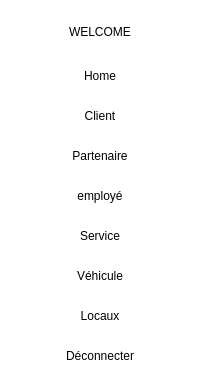
     <widget class="QWidget" name="widget" native="true">
      <property name="styleSheet">
       <string notr="true">background-color: rgb(255, 255, 255);
border-radius: 10px;</string>
      </property>
      <layout class="QVBoxLayout" name="verticalLayout">
       <item>
        <widget class="QFrame" name="frame_2">
         <property name="styleSheet">
          <string notr="true"/>
         </property>
         <property name="frameShape">
          <enum>QFrame::Shape::StyledPanel</enum>
         </property>
         <property name="frameShadow">
          <enum>QFrame::Shadow::Raised</enum>
         </property>
         <layout class="QHBoxLayout" name="horizontalLayout_2">
          <item>
           <widget class="QLabel" name="label_2">
            <property name="text">
             <string/>
            </property>
            <property name="pixmap">
             <pixmap resource="img.qrc">:/qt/carc.png</pixmap>
            </property>
           </widget>
          </item>
          <item>
           <widget class="QLabel" name="label">
            <property name="text">
             <string>WELCOME</string>
            </property>
           </widget>
          </item>
          <item>
           <widget class="QPushButton" name="pushButton_9">
            <property name="styleSheet">
             <string notr="true">QPushButton
{
background-color:rgb(255, 255, 255);
border-radius: 5px;
padding: 5px;
}

QPushButton:Hover {
				background-color: rgb(159, 159, 159);
				border-color: rgb(159, 159, 159);}</string>
            </property>
            <property name="text">
             <string/>
            </property>
            <property name="icon">
             <iconset resource="img.qrc">
              <normaloff>:/qt/format_justify_center.png</normaloff>:/qt/format_justify_center.png</iconset>
            </property>
           </widget>
          </item>
         </layout>
        </widget>
       </item>
       <item>
        <widget class="QPushButton" name="pushButtonhome">
         <property name="sizePolicy">
          <sizepolicy hsizetype="Preferred" vsizetype="Minimum">
           <horstretch>0</horstretch>
           <verstretch>0</verstretch>
          </sizepolicy>
         </property>
         <property name="styleSheet">
          <string notr="true">QPushButton
{
background-color:rgb(255, 255, 255);
border-radius: 10px;
padding: 10px;
}

QPushButton:Hover {
				background-color: rgb(159, 159, 159);
				border-color: rgb(159, 159, 159);}
</string>
         </property>
         <property name="text">
          <string>Home</string>
         </property>
         <property name="icon">
          <iconset resource="img.qrc">
           <normaloff>:/qt/1.png</normaloff>:/qt/1.png</iconset>
         </property>
        </widget>
       </item>
       <item>
        <widget class="QPushButton" name="pushButtonclient">
         <property name="sizePolicy">
          <sizepolicy hsizetype="Preferred" vsizetype="Minimum">
           <horstretch>0</horstretch>
           <verstretch>0</verstretch>
          </sizepolicy>
         </property>
         <property name="styleSheet">
          <string notr="true">QPushButton
{
background-color:rgb(255, 255, 255);
border-radius: 10px;
padding: 10px;
}

QPushButton:Hover {
				background-color: rgb(159, 159, 159);
				border-color: rgb(159, 159, 159);}
</string>
         </property>
         <property name="text">
          <string>Client</string>
         </property>
         <property name="icon">
          <iconset resource="img.qrc">
           <normaloff>:/qt/wired-outline-21-avatar-hover-jumping.png</normaloff>:/qt/wired-outline-21-avatar-hover-jumping.png</iconset>
         </property>
        </widget>
       </item>
       <item>
        <widget class="QPushButton" name="pushButtonpartenaire">
         <property name="sizePolicy">
          <sizepolicy hsizetype="Preferred" vsizetype="Minimum">
           <horstretch>0</horstretch>
           <verstretch>0</verstretch>
          </sizepolicy>
         </property>
         <property name="styleSheet">
          <string notr="true">QPushButton
{
background-color:rgb(255, 255, 255);
border-radius: 10px;
padding: 10px;
}

QPushButton:Hover {
				background-color: rgb(159, 159, 159);
				border-color: rgb(159, 159, 159);}
</string>
         </property>
         <property name="text">
          <string>Partenaire</string>
         </property>
         <property name="icon">
          <iconset resource="img.qrc">
           <normaloff>:/qt/target.png</normaloff>:/qt/target.png</iconset>
         </property>
        </widget>
       </item>
       <item>
        <widget class="QPushButton" name="pushButtonemploye">
         <property name="sizePolicy">
          <sizepolicy hsizetype="Preferred" vsizetype="Minimum">
           <horstretch>0</horstretch>
           <verstretch>0</verstretch>
          </sizepolicy>
         </property>
         <property name="styleSheet">
          <string notr="true">QPushButton
{
background-color:rgb(255, 255, 255);
border-radius: 10px;
padding: 10px;
}

QPushButton:Hover {
				background-color: rgb(159, 159, 159);
				border-color: rgb(159, 159, 159);}
</string>
         </property>
         <property name="text">
          <string>employé</string>
         </property>
         <property name="icon">
          <iconset resource="img.qrc">
           <normaloff>:/qt/hand-shake.png</normaloff>:/qt/hand-shake.png</iconset>
         </property>
        </widget>
       </item>
       <item>
        <widget class="QPushButton" name="pushButtonservice">
         <property name="sizePolicy">
          <sizepolicy hsizetype="Preferred" vsizetype="Minimum">
           <horstretch>0</horstretch>
           <verstretch>0</verstretch>
          </sizepolicy>
         </property>
         <property name="styleSheet">
          <string notr="true">QPushButton
{
background-color:rgb(255, 255, 255);
border-radius: 10px;
padding: 10px;
}

QPushButton:Hover {
				background-color: rgb(159, 159, 159);
				border-color: rgb(159, 159, 159);}
</string>
         </property>
         <property name="text">
          <string>Service</string>
         </property>
         <property name="icon">
          <iconset resource="img.qrc">
           <normaloff>:/qt/open-hand.png</normaloff>:/qt/open-hand.png</iconset>
         </property>
        </widget>
       </item>
       <item>
        <widget class="QPushButton" name="pushButtonvehicule">
         <property name="sizePolicy">
          <sizepolicy hsizetype="Preferred" vsizetype="Minimum">
           <horstretch>0</horstretch>
           <verstretch>0</verstretch>
          </sizepolicy>
         </property>
         <property name="styleSheet">
          <string notr="true">QPushButton
{
background-color:rgb(255, 255, 255);
border-radius: 10px;
padding: 10px;
}

QPushButton:Hover {
				background-color: rgb(159, 159, 159);
				border-color: rgb(159, 159, 159);}
</string>
         </property>
         <property name="text">
          <string>Véhicule</string>
         </property>
         <property name="icon">
          <iconset resource="img.qrc">
           <normaloff>:/qt/wired-outline-860-electric-car-hover-pinch.png</normaloff>:/qt/wired-outline-860-electric-car-hover-pinch.png</iconset>
         </property>
        </widget>
       </item>
       <item>
        <widget class="QPushButton" name="pushButtonlocaux">
         <property name="sizePolicy">
          <sizepolicy hsizetype="Preferred" vsizetype="Minimum">
           <horstretch>0</horstretch>
           <verstretch>0</verstretch>
          </sizepolicy>
         </property>
         <property name="styleSheet">
          <string notr="true">QPushButton
{
background-color:rgb(255, 255, 255);
border-radius: 10px;
padding: 10px;
}

QPushButton:Hover {
				background-color: rgb(159, 159, 159);
				border-color: rgb(159, 159, 159);}
</string>
         </property>
         <property name="text">
          <string>Locaux</string>
         </property>
         <property name="icon">
          <iconset resource="img.qrc">
           <normaloff>:/qt/wired-outline-2020-wroclaw-city-hover-pinch.png</normaloff>:/qt/wired-outline-2020-wroclaw-city-hover-pinch.png</iconset>
         </property>
        </widget>
       </item>
       <item>
        <widget class="QPushButton" name="pushButtondeconnecter">
         <property name="sizePolicy">
          <sizepolicy hsizetype="Preferred" vsizetype="Minimum">
           <horstretch>0</horstretch>
           <verstretch>0</verstretch>
          </sizepolicy>
         </property>
         <property name="styleSheet">
          <string notr="true">QPushButton
{
background-color:rgb(255, 255, 255);
border-radius: 10px;
padding: 10px;
}

QPushButton:Hover {
				background-color: rgb(159, 159, 159);
				border-color: rgb(159, 159, 159);}
</string>
         </property>
         <property name="text">
          <string>Déconnecter</string>
         </property>
         <property name="icon">
          <iconset theme="QIcon::ThemeIcon::SystemShutdown"/>
         </property>
        </widget>
       </item>
      </layout>
     </widget>
